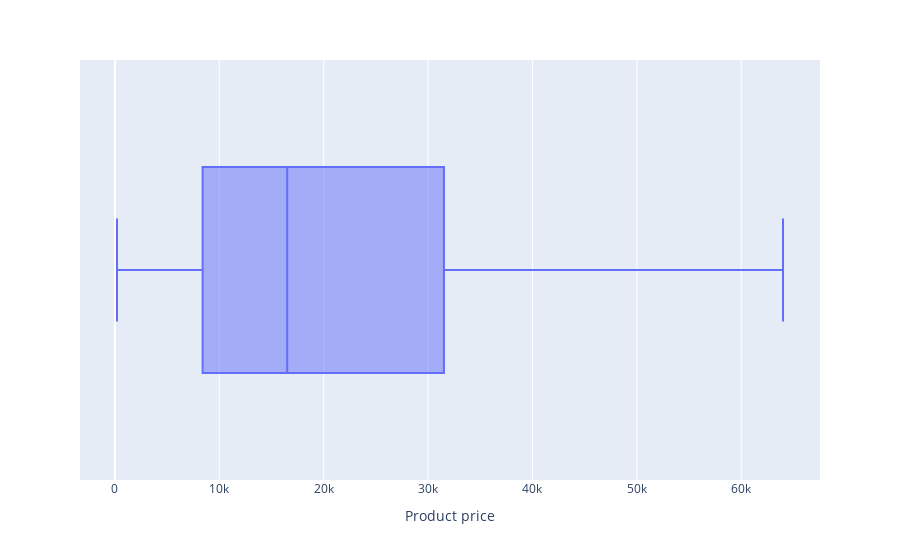

Notebook cell for this chart:
### Markdown cell above
# Check the correlation between numerical columns using a heatmap

# Select numerical columns
num_cols = df.select_dtypes(include='number')
corr_matrix = num_cols.corr()
fig = px.imshow(corr_matrix.values,
                x=num_cols.columns,
                y=num_cols.columns,
                color_continuous_scale='RdBu',
                zmin=-1,
                zmax=1)
fig.update_layout(title='Correlation Heatmap')
fig.show()

### Code cell
# Check for outliers in numerical columns using boxplots
numerical_cols = ['Product weight', 'Product price']

for col in numerical_cols:
    fig = px.box(df, x=col)
    fig.show()

### Figure 1 — Plotly figure (JSON) as saved in the notebook; plotly's stock layout.template omitted (floating-point values rounded to 4 significant figures; data arrays with more than 128 entries replaced by an {"elided": "..."} marker saying what was removed)
{"data": [{"alignmentgroup": "True", "hovertemplate": "Product price=%{x}<extra></extra>", "legendgroup": "", "marker": {"color": "#636efa"}, "name": "", "notched": false, "offsetgroup": "", "orientation": "h", "showlegend": false, "type": "box", "x": {"elided": "22000 float values"}, "x0": " ", "xaxis": "x", "y0": " ", "yaxis": "y"}], "layout": {"boxmode": "group", "legend": {"tracegroupgap": 0}, "margin": {"t": 60}, "xaxis": {"anchor": "y", "domain": [0, 1], "title": {"text": "Product price"}}, "yaxis": {"anchor": "x", "domain": [0, 1]}}}
